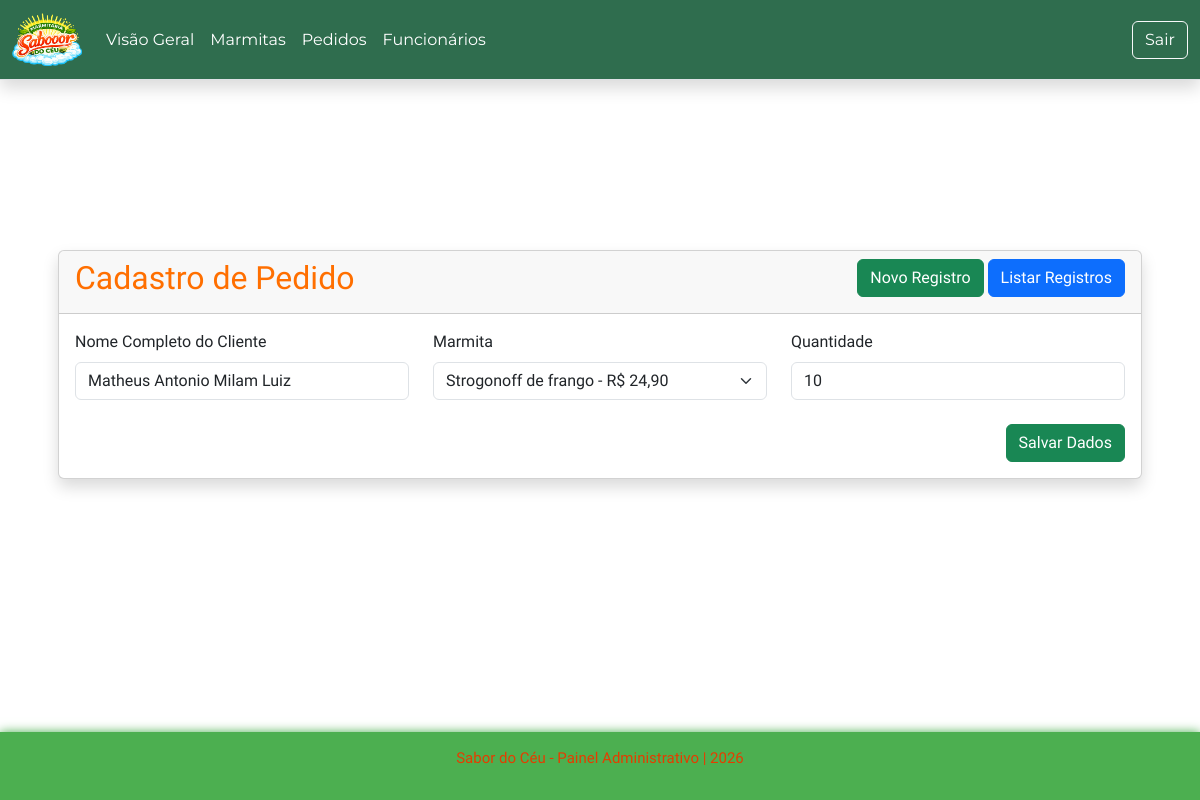
The app's page /admin/cadastrar/pedido?id=5 (signed in) with its own data.
### tables this page shows
CREATE TABLE `pedido` (
  `id_pedido` int(11) NOT NULL,
  `id_marmita` bigint(20) NOT NULL,
  `nr_qnt` int(11) NOT NULL,
  `nm_cliente` varchar(100) NOT NULL
);

CREATE TABLE `marmita` (
  `id_marmita` bigint(20) NOT NULL,
  `nm_marmita` varchar(100) NOT NULL,
  `ds_marmita` varchar(200) DEFAULT NULL,
  `nr_preco` decimal(5,2) DEFAULT NULL,
  `img_marmita` varchar(255) DEFAULT NULL
);

### admin/pages/cadastrar/pedido.php (the view, shortened to what this page needs)
<?php
$marmitas = $pdo->query("SELECT id_marmita, nm_marmita, nr_preco FROM marmita ORDER BY nm_marmita")->fetchAll(PDO::FETCH_OBJ);
if (!empty($id)) {
    $sql = "SELECT id_pedido, nm_cliente, id_marmita, nr_qnt FROM pedido WHERE id_pedido = :id LIMIT 1";
    $consulta = $pdo->prepare($sql);
    $consulta->bindParam(":id", $id);
    $consulta->execute();
    $dadosCadastro = $consulta->fetch(PDO::FETCH_OBJ);
}
$nm_cliente = $dadosCadastro->nm_cliente ?? null;
$id_marmita_selecionada = $dadosCadastro->id_marmita ?? null;
$nr_qnt = $dadosCadastro->nr_qnt ?? 1;
?>
<div class="card shadow m-3">
    <div class="card-header">
        <div class="float-start">
            <h2>Cadastro de Pedido</h2>
        </div>
        <div class="float-end">
            <a href="cadastrar/pedido" class="btn btn-success">Novo Registro</a>
            <a href="listar/pedido" class="btn btn-primary">Listar Registros</a>
        </div>
    </div>
    <div class="card-body">
        <form method="POST" action="salvar/pedido">
            <div class="row">
                <div class="col-md-4">
                    <label class="form-label">Nome Completo do Cliente</label>
                    <input type="text" name="nm_cliente" class="form-control" required value="<?= htmlspecialchars($nm_cliente) ?>">
                </div>
                <div class="col-md-4">
                    <label class="form-label">Marmita</label>
                    <select name="id_marmita" class="form-select" required>
                        <?php foreach ($marmitas as $m) { ?>
                            <option value="<?= $m->id_marmita ?>" <?= $m->id_marmita == $id_marmita_selecionada ? "selected" : "" ?>>
                                <?= htmlspecialchars($m->nm_marmita) ?> - R$ <?= number_format($m->nr_preco, 2, ',', '.') ?>
                            </option>
                        <?php } ?>
                    </select>
                </div>
                <div class="col-md-4">
                    <label class="form-label">Quantidade</label>
                    <input type="number" name="nr_qnt" class="form-control" min="1" required value="<?= htmlspecialchars($nr_qnt) ?>">
                </div>
            </div>
            <br>
            <button type="submit" class="btn btn-success float-end">Salvar Dados</button>
        </form>
    </div>
</div>

### css/style.css (style rules this page uses)
body { min-height: 100vh; display: flex; flex-direction: column; margin: 0; overflow-x: hidden; }
.container h2 { color: #ff6f00; text-align: center; }
h2 { color: #ff6f00; font-family: "Akt", Arial, Helvetica, sans-serif; }

### records on screen
pedido: nm_cliente "Matheus Antonio Milam Luiz", id_marmita "Strogonoff de frango - R$ 24,90", nr_qnt "10"
